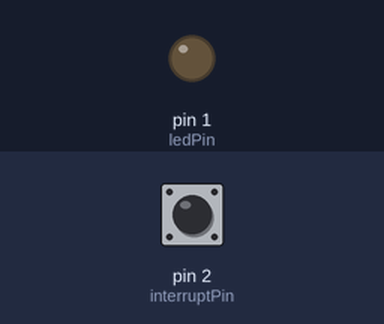
The sketch below on a simulated Arduino Uno, built with avr-gcc and run on an emulated ATmega328P. On the bench: output pins drawn as LEDs (lit = HIGH). The test bench sets the inputs (shaded band); at power-on: pin 2 (interruptPin) HIGH.

Above: at 1.2 s.
1.3 s: pin 2 (interruptPin) pulled LOW for 0.15 s
At 2.0 s:
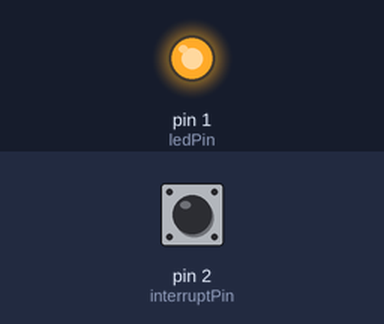
2.9 s: pin 2 (interruptPin) pulled LOW for 1 s
At 3.2 s:
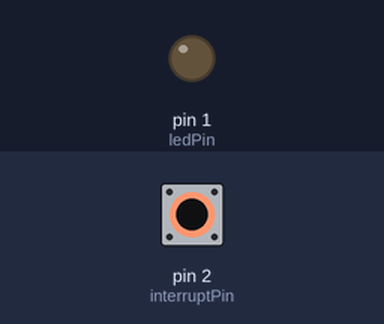
5.4 s: pin 2 (interruptPin) pulled LOW for 3.2 s
At 6.3 s:
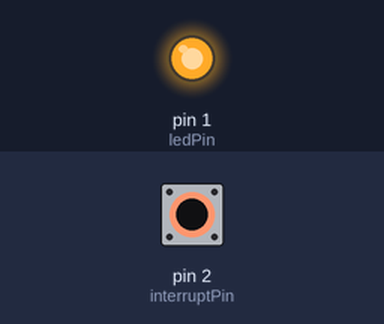
Timing chart, 0 to 8.4 s (numbered marks = the images above; inputs shaded):
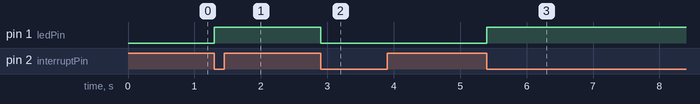

Measured:
- after the input at 1.3 s, pin 1 (ledPin): LOW → HIGH at once
- after the input at 2.9 s, pin 1 (ledPin): HIGH → LOW at once
- after the input at 5.4 s, pin 1 (ledPin): LOW → HIGH at once

The sketch:

trinket_interrupt_simple_falling.ino
```cpp
/*
 * This is just a simple example of an interrupt handler
 */
#include <avr/power.h>      // needed to up clock to 16 MHz on 5v Trinket

const int ledPin = 1;
const int interruptPin = 2;
int ledState = 0; // 0 = off, 1 = on
void setup() {
  if (F_CPU == 16000000) clock_prescale_set(clock_div_1); // 5V Trinket: run at 16 MHz

  pinMode(ledPin, OUTPUT);
  digitalWrite(ledPin, LOW);
  attachInterrupt(0, changeLight, FALLING);
}

void loop() {
  // Everything happens in the interrupt handler
}

void changeLight() {
  // if the light is off (ledState == 0)
  // 1. turn the light on
  // 2. change ledState to 1
  if (ledState == 0) {
    digitalWrite(ledPin, HIGH);
    ledState = 1;
  }
  else {
    // if the light is on (ledState != 0)
    // 1. turn the light off
    // 2. change ledState to 0
    digitalWrite(ledPin, LOW);
    ledState = 0;
  }
}
```
